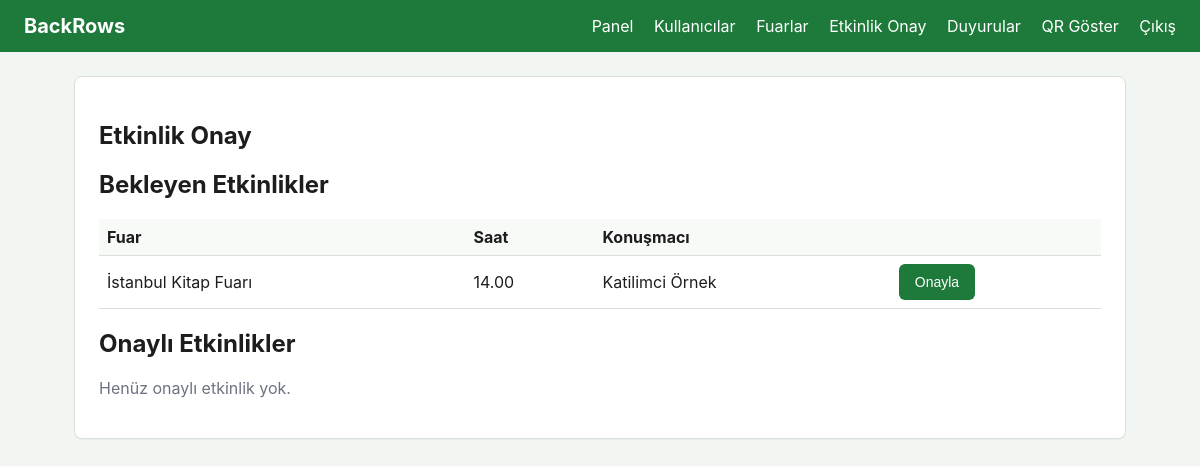
Page /admin/events (signed in) on the earlier database version.
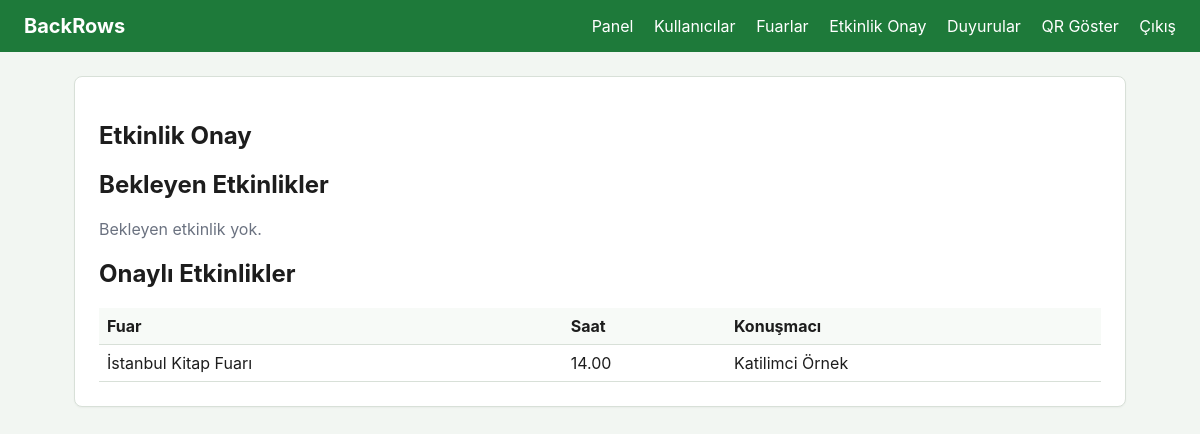
Same page on the later database version.
### tables this page shows
CREATE TABLE etkinlikler (
    id          INTEGER PRIMARY KEY AUTOINCREMENT,
    fuar_id     INTEGER NOT NULL REFERENCES fuarlar(id) ON DELETE CASCADE,
    saat        TEXT NOT NULL,
    konusmaci   TEXT NOT NULL,
    status      TEXT NOT NULL DEFAULT 'onayli' CHECK(status IN ('onayli','bekliyor')),
    UNIQUE(fuar_id, saat)
);

CREATE TABLE fuarlar (
    id      INTEGER PRIMARY KEY AUTOINCREMENT,
    ad      TEXT NOT NULL,
    tarih   TEXT NOT NULL
);

### app/routers/admin.py (the view)
@router.get("/events")
async def events_page(request: Request):
    bekleyen = list_etkinlikler(status="bekliyor")
    onayli = list_etkinlikler(status="onayli")
    return templates.TemplateResponse(
        request,
        "admin/events_approval.html",
        {"bekleyen": bekleyen, "onayli": onayli},
    )

### templates/admin/events_approval.html (shortened to what this page needs)
{% extends "base.html" %}
{% block nav %}{% include "admin/_nav.html" %}{% endblock %}
{% block content %}
<section class="card">
    <h1>Etkinlik Onay</h1>
    <h2>Bekleyen Etkinlikler</h2>
    {% if bekleyen %}
    <table>
        <thead><tr><th>Fuar</th><th>Saat</th><th>Konuşmacı</th><th></th></tr></thead>
        <tbody>
        {% for e in bekleyen %}
            <tr>
                <td>{{ e["fuar_adi"] }}</td>
                <td>{{ e["saat"] }}</td>
                <td>{{ e["konusmaci"] }}</td>
                <td>
                    <form method="post" action="/admin/events/{{ e['id'] }}/approve">
                        <button type="submit">Onayla</button>
                    </form>
                </td>
            </tr>
        {% endfor %}
        </tbody>
    </table>
    {% else %}
    <p class="muted">Bekleyen etkinlik yok.</p>
    {% endif %}
    <h2>Onaylı Etkinlikler</h2>
    {% if onayli %}
    <table>
        <thead><tr><th>Fuar</th><th>Saat</th><th>Konuşmacı</th></tr></thead>
        <tbody>
        {% for e in onayli %}
            <tr><td>{{ e["fuar_adi"] }}</td><td>{{ e["saat"] }}</td><td>{{ e["konusmaci"] }}</td></tr>
        {% endfor %}
        </tbody>
    </table>
    {% else %}
    <p class="muted">Henüz onaylı etkinlik yok.</p>
    {% endif %}
</section>
{% endblock %}

Differences in the rows shown:
changed etkinlikler "Katilimci Örnek": moves from the list under "Bekleyen Etkinlikler" to the list under "Onaylı Etkinlikler"
Other differences:
text no longer shown: "Henüz onaylı etkinlik yok."
text now shown: "Bekleyen etkinlik yok."
